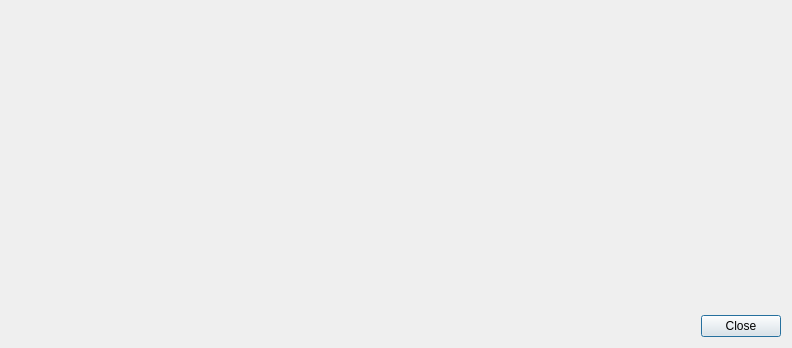
<?xml version="1.0" encoding="UTF-8"?>
<ui version="4.0">
 <class>DialogHex</class>
 <widget class="QDialog" name="DialogHex">
  <property name="windowModality">
   <enum>Qt::ApplicationModal</enum>
  </property>
  <property name="geometry">
   <rect>
    <x>0</x>
    <y>0</y>
    <width>792</width>
    <height>348</height>
   </rect>
  </property>
  <property name="windowTitle">
   <string notr="true">Hex</string>
  </property>
  <property name="modal">
   <bool>true</bool>
  </property>
  <layout class="QVBoxLayout" name="verticalLayout">
   <item>
    <widget class="QHexViewWidget" name="widgetHex" native="true">
     <property name="sizePolicy">
      <sizepolicy hsizetype="Preferred" vsizetype="Expanding">
       <horstretch>0</horstretch>
       <verstretch>0</verstretch>
      </sizepolicy>
     </property>
    </widget>
   </item>
   <item>
    <layout class="QHBoxLayout" name="horizontalLayout">
     <item>
      <spacer name="horizontalSpacer">
       <property name="orientation">
        <enum>Qt::Horizontal</enum>
       </property>
       <property name="sizeHint" stdset="0">
        <size>
         <width>40</width>
         <height>20</height>
        </size>
       </property>
      </spacer>
     </item>
     <item>
      <widget class="QPushButton" name="pushButtonClose">
       <property name="text">
        <string>Close</string>
       </property>
      </widget>
     </item>
    </layout>
   </item>
  </layout>
 </widget>
 <customwidgets>
  <customwidget>
   <class>QHexViewWidget</class>
   <extends>QWidget</extends>
   <header location="global">qhexviewwidget.h</header>
   <container>1</container>
  </customwidget>
 </customwidgets>
 <resources/>
 <connections/>
</ui>
